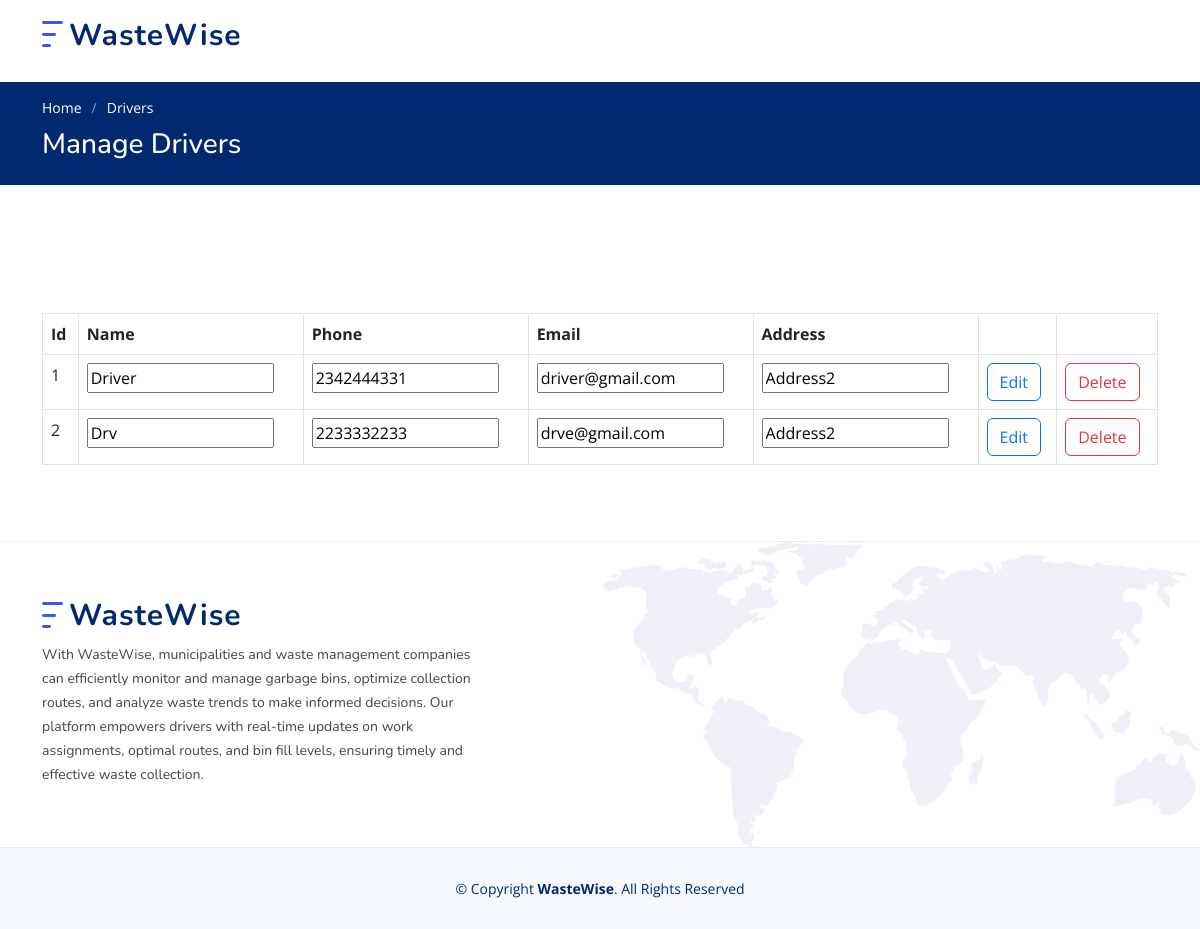
/man_driver/ (signed in), run on the app's committed database.
### w_app/models.py (models this page shows)
class Driver(models.Model):
    S_id=models.IntegerField(primary_key=True)
    drv_name=models.CharField(max_length=255)
    drv_phn=models.CharField(max_length=255)
    drv_email=models.CharField(max_length=255)
    drv_place=models.CharField(max_length=255)
    drv_psw=models.CharField(max_length=255)

### w_app/views.py (the view)
# urls.py: path('man_driver/', man_driver, name="man_driver"),
@never_cache
def man_driver(request):
	if 'uid' in request.session:
		a=Driver.objects.all()
		return render(request, 'man_driver.html',{'drv':a})
	else:
		return render(request, 'sign_in.html')

### w_app/templates/man_driver.html (shortened to what this page needs)
{% load static %}
<!DOCTYPE html>
<html lang="en">
<head>
  <link href="{% static 'assets/vendor/aos/aos.css' %}" rel="stylesheet">
  <link href="{% static 'assets/vendor/bootstrap/css/bootstrap.min.css' %}" rel="stylesheet">
  <link href="{% static 'assets/vendor/bootstrap-icons/bootstrap-icons.css' %}" rel="stylesheet">
  <link href="{% static 'assets/vendor/glightbox/css/glightbox.min.css' %}" rel="stylesheet">
  <link href="{% static 'assets/vendor/remixicon/remixicon.css' %}" rel="stylesheet">
  <link href="{% static 'assets/vendor/swiper/swiper-bundle.min.css' %}" rel="stylesheet">
  <link href="{% static 'assets/css/style.css' %}" rel="stylesheet">
</head>
<body>
  <header id="header" class="header fixed-top">
    <div class="container-fluid container-xl d-flex align-items-center justify-content-between">
      <a href="{% url 'show_home_admin' %}" class="logo d-flex align-items-center">
        <img src="{% static 'assets/img/logo.png' %}" alt="">
        <span>WasteWise</span>
      </a>
      <nav id="navbar" class="navbar">
        <i class="bi bi-list mobile-nav-toggle"></i>
      </nav>
    </div>
  </header>
  <main id="main">
    <section class="breadcrumbs">
      <div class="container">
        <ol>
          <li><a href="{% url 'show_home_admin' %}">Home</a></li>
          <li>Drivers</li>
        </ol>
        <h2>Manage Drivers</h2>
      </div>
    </section>
    <br>
    <br>
    <section class="inner-page">
      <div class="container">
      <div class="row">
        <div class="col-md-12">
          <div class="table-wrapper" style="overflow-x: auto; margin-top: 20px;">
            <table class="table table-bordered  table-hover">
              <thead>
                <tr>
                  <th>Id</th>
                  <th>Name</th>
                  <th>Phone</th>
                  <th>Email</th>
                  <th>Address</th>
                  <th></th>
                  <th></th>
                </tr>
              </thead>
              <tbody>
                {% for i in drv %}
                  <tr scope="row">
                    <form action="{% url 'edit_drv' %}" method="POST">
                        <td>{{i.S_id}}<input type="text" name="S_id" value="{{i.S_id}}" hidden></td>
                        <td><input type="text" name="drv_name" value="{{i.drv_name}}" required></td>
                        <td><input type="number" name="drv_phn" value="{{i.drv_phn}}"required></td>
                        <td><input type="email" name="drv_email" value="{{i.drv_email}}" required></td>
                        <td><input type="text" name="drv_place" value="{{i.drv_place}}" required></td>
                        <td><input type="submit" class="btn btn-outline-primary" name="edi" id="edi" value="Edit"></td>
                    </form>
                    <form action="{% url 'del_drv' %}" method="POST">
                          <td><input type="submit" class="btn btn-outline-danger" name="del" id="del" value="Delete"></td>
                        </form>
                  </tr>
                {% endfor %}
            </tbody>
            </table>
          </div>
        </div>
      </div>
    </div>
    </section>
  </main>
  <footer id="footer" class="footer">
    <div class="footer-top">
      <div class="container">
        <div class="row gy-4">
          <div class="col-lg-5 col-md-12 footer-info">
            <a href="{% url 'show_home_admin' %}" class="logo d-flex align-items-center">
              <img src="{% static 'assets/img/logo.png' %}" alt="">
              <span>WasteWise</span>
            </a>
            <p>
                With WasteWise, municipalities and waste management companies can efficiently monitor and manage garbage bins, optimize collection routes, and analyze waste trends to make informed decisions. Our platform empowers drivers with real-time updates on work assignments, optimal routes, and bin fill levels, ensuring timely and effective waste collection.
            </p>
          </div>
    </div>
      </div>
    </div>
    <div class="container">
      <div class="copyright">
        &copy; Copyright <strong><span>WasteWise</span></strong>. All Rights Reserved
      </div>
    </div>
  </footer>
</body>
</html>

### w_app/static/assets/css/style.css (style rules this page uses)
:root { scroll-behavior: smooth; }
body { font-family: "Open Sans", sans-serif; color: #444444; }
a { color: #4154f1; text-decoration: none; }
h1, h2, h3, h4, h5, h6 { font-family: "Nunito", sans-serif; }
section { padding: 60px 0; overflow: hidden; }
.breadcrumbs { padding: 15px 0; background: #012970; min-height: 40px; margin-top: 82px; color: #fff; }
.breadcrumbs h2 { font-size: 28px; font-weight: 500; }
.breadcrumbs ol { display: flex; flex-wrap: wrap; list-style: none; padding: 0 0 10px 0; margin: 0; font-size: 14px; }
.breadcrumbs ol a { color: #fff; transition: 0.3s; }
.breadcrumbs ol li+li { padding-left: 10px; }
.breadcrumbs ol li+li::before { display: inline-block; padding-right: 10px; color: #8894f6; content: "/"; }
.header { transition: all 0.5s; z-index: 997; padding: 20px 0; }
.header .logo { line-height: 0; }
.header .logo img { max-height: 40px; margin-right: 6px; }
.header .logo span { font-size: 30px; font-weight: 700; letter-spacing: 1px; color: #012970; font-family: "Nunito", sans-serif; margin-top: 3px; }
.navbar { padding: 0; }
.mobile-nav-toggle { color: #012970; font-size: 28px; cursor: pointer; display: none; line-height: 0; transition: 0.5s; }
@media (max-width: 1200px) { .mobile-nav-toggle { display: block; } }
.footer { background: #f6f9ff; padding: 0 0 30px 0; font-size: 14px; }
.footer .footer-top { background: white url(../img/footer-bg.png) no-repeat right top; background-size: contain; border-top: 1px solid #e1ecff; border-bottom: 1px solid #e1ecff; padding: 60px 0 30px 0; }
.footer .footer-top .footer-info { margin-bottom: 30px; }
.footer .footer-top .footer-info .logo { line-height: 0; margin-bottom: 15px; }
.footer .footer-top .footer-info .logo img { max-height: 40px; margin-right: 6px; }
.footer .footer-top .footer-info .logo span { font-size: 30px; font-weight: 700; letter-spacing: 1px; color: #012970; font-family: "Nunito", sans-serif; margin-top: 3px; }
.footer .footer-top .footer-info p { font-size: 14px; line-height: 24px; margin-bottom: 0; font-family: "Nunito", sans-serif; }
.footer .copyright { text-align: center; padding-top: 30px; color: #012970; }

### data on the page
Driver: S_id "1", drv_name "Driver", drv_phn "2342444331", drv_email "driver@gmail.com", drv_place "Address2"
Driver: S_id "2", drv_name "Drv", drv_phn "2233332233", drv_email "drve@gmail.com", drv_place "Address2"
